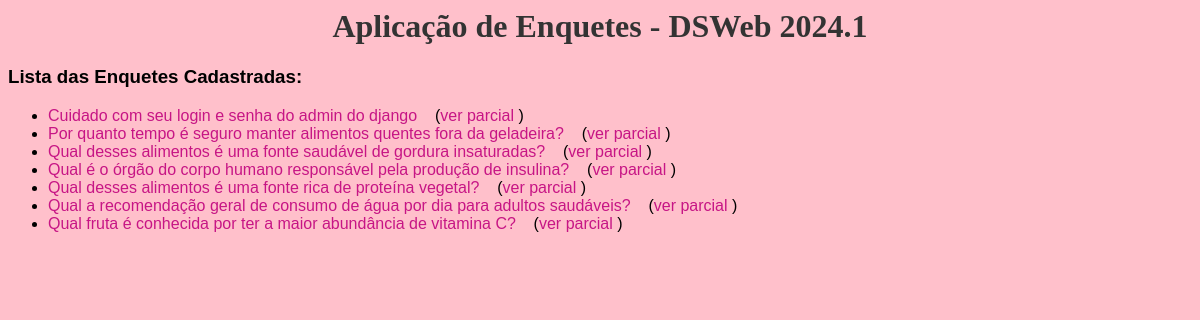
The page /enquetes/ on the database its author committed.
### enquetes/models.py (models this page shows, shortened)
class Pergunta(models.Model):
    texto = models.CharField(max_length=150)
    data_pub = models.DateTimeField('Data de publicação')

### enquetes/views.py (the view)
# urls.py: path('', views.IndexView.as_view(), name='index'),
class IndexView(View):
    def get(self, request, *args, **kwargs):
        enquetes = Pergunta.objects.order_by('-data_pub')[:10]
        contexto = {'pergunta_list': enquetes}
        return render(request, 'enquetes/index.html', contexto)

### enquetes/templates/enquetes/index.html (shortened to what this page needs)
{% load static %}
<html>
    <head>
        <link rel="stylesheet" type="text/css" href="{% static 'style.css' %}">
    </head>
    <body>
        <h1>Aplicação de Enquetes - DSWeb 2024.1</h1>
        {% if pergunta_list %}
          <h3>Lista das Enquetes Cadastradas:</h3>
          <ul>
            {% for p in pergunta_list %}
              <li>
                <a href="{% url 'enquetes:detalhes' p.id %}">
                  {{ p.texto }}
                </a>&nbsp;&nbsp;
                (<a href="{% url 'enquetes:resultado' p.id %}">ver parcial
                </a>)
              </li>
            {% endfor %}
          </ul>
        {% else %}
          <h3>Nenhuma enquete cadastrada até o momento!</h3>
        {% endif %}
    </body>
</html>

### static/style.css (style rules this page uses)
body { background-color: #FFC0CB; font-family: Arial, sans-serif; }
h1 { text-align: center; color: #333; font-family: Georgia, 'Times New Roman', Times, serif; }
li a { color: #C71585; text-decoration: none; }

### rows shown on the page
Pergunta: texto "Cuidado com seu login e senha do admin do django"
Pergunta: texto "Por quanto tempo é seguro manter alimentos quentes fora da geladeira?"
Pergunta: texto "Qual desses alimentos é uma fonte saudável de gordura insaturadas?"
Pergunta: texto "Qual é o órgão do corpo humano responsável pela produção de insulina?"
Pergunta: texto "Qual desses alimentos é uma fonte rica de proteína vegetal?"
Pergunta: texto "Qual a recomendação geral de consumo de água por dia para adultos saudáveis?"
Pergunta: texto "Qual fruta é conhecida por ter a maior abundância de vitamina C?"
